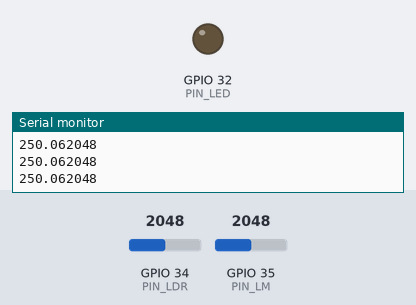
A sketch run on a simulated ESP32. On the bench: output pins drawn as LEDs (lit = HIGH), the last lines printed to the serial monitor. The inputs (shaded band) are chosen by the test bench; at power-on: GPIO 34 (PIN_LDR) = 2048, GPIO 35 (PIN_LM) = 2048.

Above: at 1.2 s.
1.3 s: GPIO 34 (PIN_LDR) set to 324
2.8 s: GPIO 34 (PIN_LDR) set to 274
At 3.5 s:
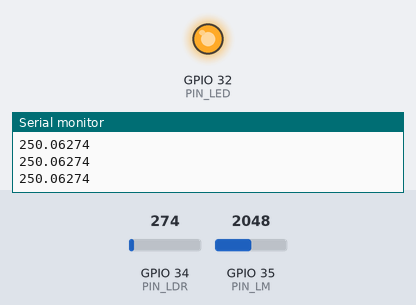
4.3 s: GPIO 34 (PIN_LDR) set to 340
At 4.7 s:
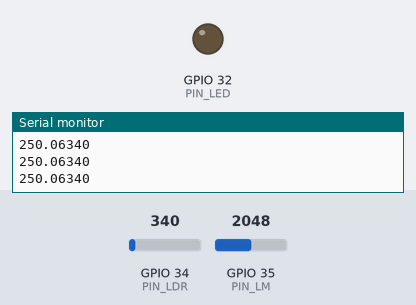
5.8 s: GPIO 34 (PIN_LDR) set to 260
At 7.0 s:
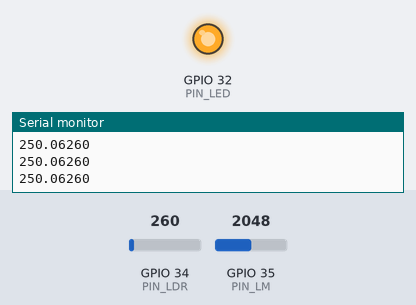
Timing chart, 0 to 8.3 s (numbered marks = the images above; inputs shaded):
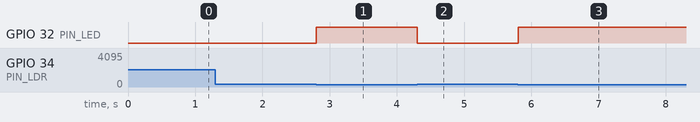

Measured:
- the behaviour switches between 301 and 300 on GPIO 34 (PIN_LDR) (found by bisection; images 0 and 1)
- after the input at 2.8 s, GPIO 32 (PIN_LED): LOW → HIGH at once
- after the input at 4.3 s, GPIO 32 (PIN_LED): HIGH → LOW at once
- after the input at 5.8 s, GPIO 32 (PIN_LED): LOW → HIGH at once

The sketch:

LDR.ino
```cpp
//Podemos definir una variable o una macro
//int pinLDR=34; (forma de variable)
//const int no permite cambiar el valor de la variable posteriormente desde la compilación
//#define PIN_LDR 34 (forma macros/no lleva punto y coma)
//Cambia en donde se almacenan las cosas (macros y variable)

#define PIN_LDR 34
#define PIN_LM 35
#define PIN_LED 32


void setup() {
  Serial.begin (9600); // Velocidad de comunicación con la computadora por USB (bytes por segundo)
  pinMode(PIN_LED,OUTPUT);
}

void loop() {
  /* analogRead (PIN_LDR);
   * analogRead (34);
   *int m = analogRead (PIN_LDR);  se conecta al ADC y convierte la señal para acá
 analogRead (34) y analogRead (PIN_LDR) son equivalentes, sin embargo, al cambiar el numero de pin en define, ya no será necesario mofificar todo
 */

 //Vamos a leer el fotoresistor

 Serial.println(analogRead (PIN_LDR));
  //Si esta oscuro, enciende LED
  if (analogRead(PIN_LDR)>300){
    digitalWrite(PIN_LED,LOW);
  }
  else{
    digitalWrite(PIN_LED,HIGH);
  }


 //Vamos a leer la temperatura
 Serial.print(analogRead (PIN_LM)*0.1221); // multiplicamos para que se muestre en grados C

}

//Necesitamos saber la resolución de nuestro sensor
//5000/(10*4095)= 0.1221
```
